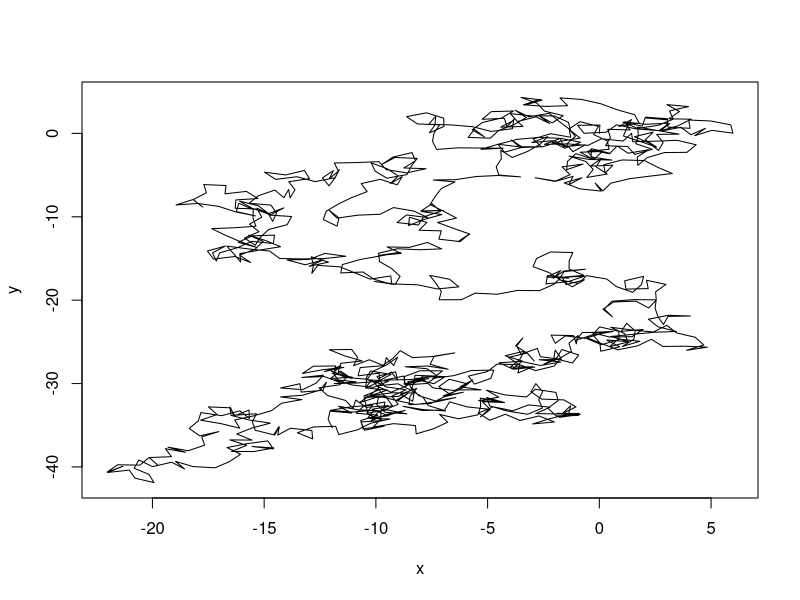
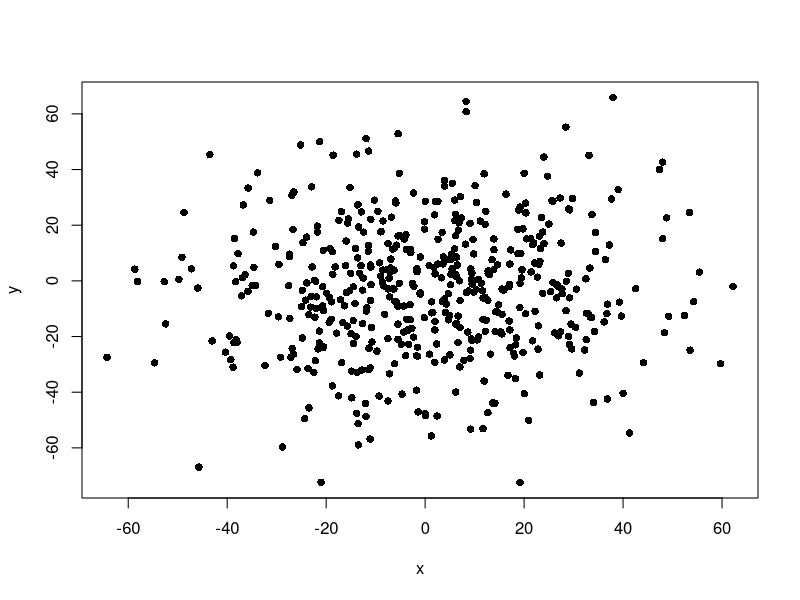
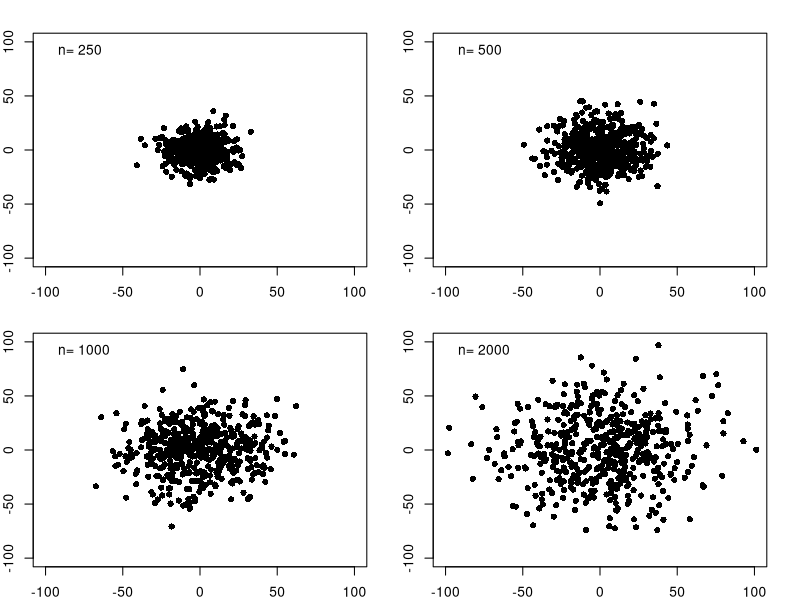
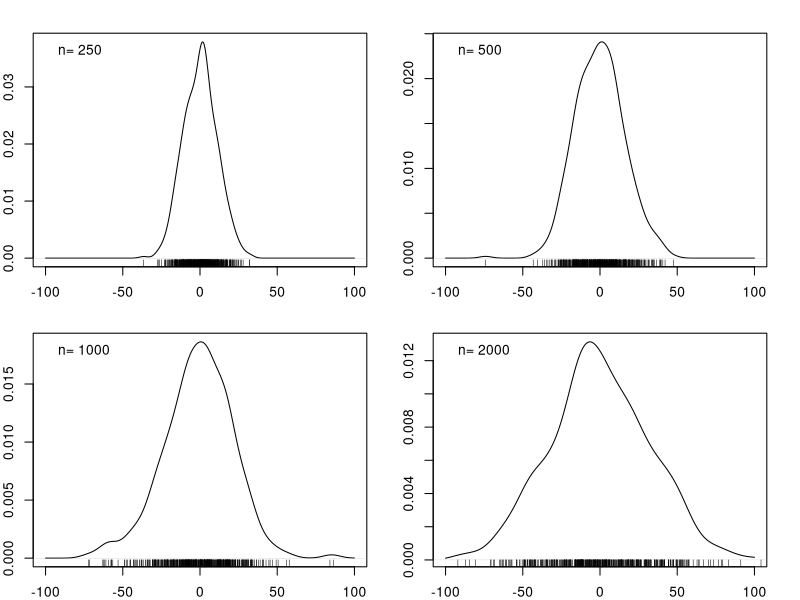
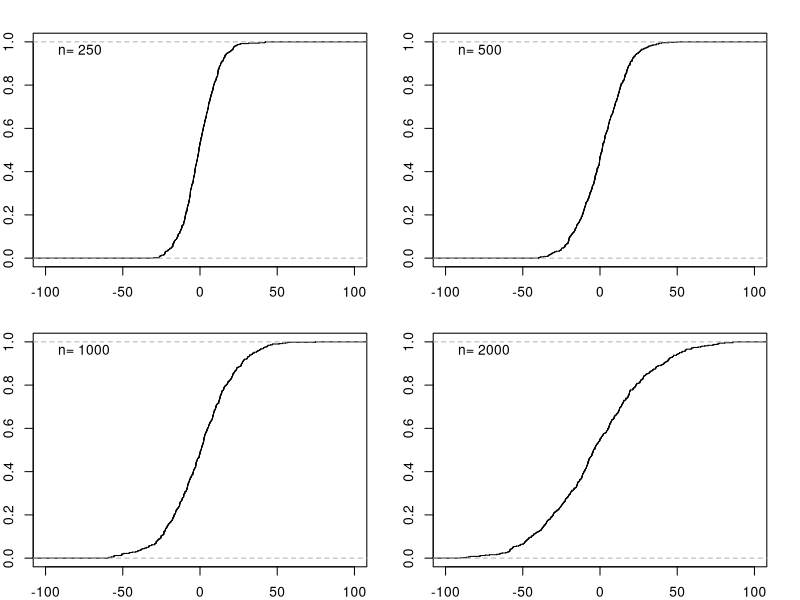
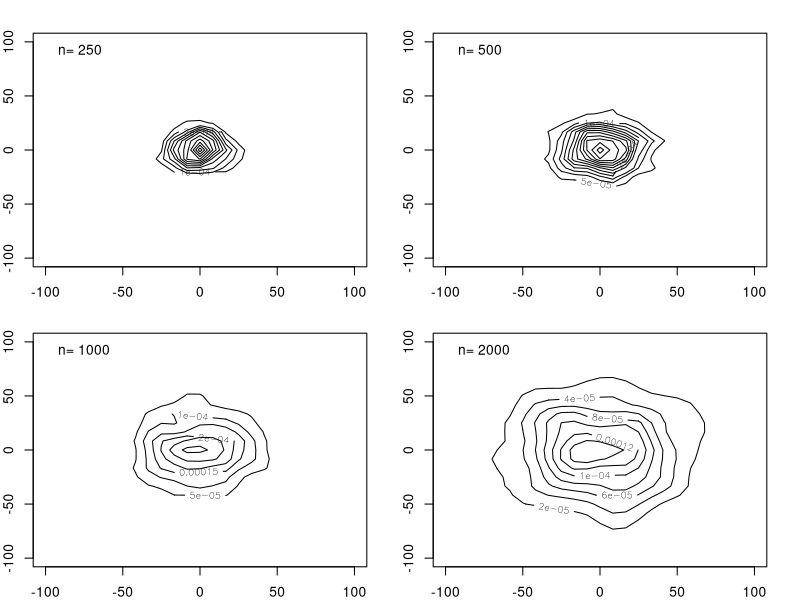
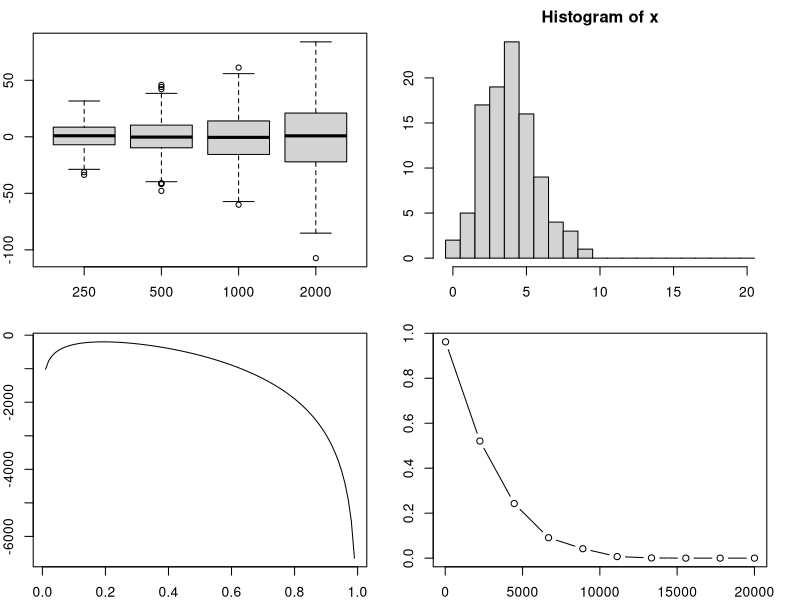
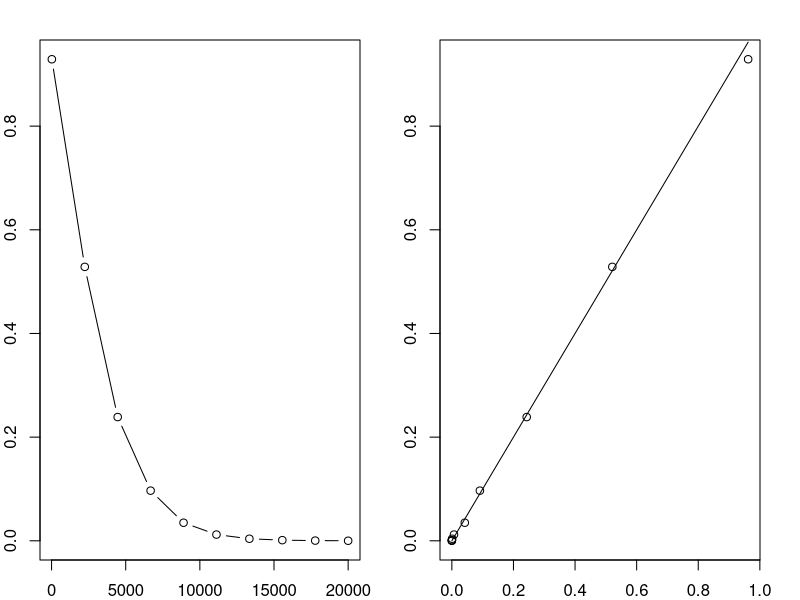

These figures' R source, in order:
## ---- chunk 1
knitr::opts_chunk$set(include=TRUE, echo=TRUE)
solution <- FALSE
# to render:
# rmarkdown::render("~/Documents/Programming/R/geostats/quizzes/extra.Rmd","pdf_document")
## ---- chunk 2
# brownian motion for one particle:
brown <- function(xy0=rep(0,2),n=1000){
  xy <- matrix(rep(xy0,n),ncol=2,byrow=TRUE)
  d <- runif(n,min=0,max=2*pi) # random directions
  for (i in 2:n){
    dx <- cos(d[i])
    dy <- sin(d[i])
    xy[i,1] <- xy[i-1,1] + dx
    xy[i,2] <- xy[i-1,2] + dy
  }
  return(xy)
}
xy <- brown()
plot(xy,type='l',xlab='x',ylab='y')
## ---- chunk 3
n <- 1000
N <- 500
xyf <- matrix(NA,nrow=N,ncol=2)
for (i in 1:N){
  xyf[i,] <- brown(n=n)[n,]
}
plot(xyf,type='p',pch=16,xlab='x',ylab='y')
## ---- chunk 4
cloud <- function(n=1000,N=500,plot=TRUE,...){
  xyf <- matrix(NA,nrow=N,ncol=2)
  for (i in 1:N){
    xyf[i,] <- brown(n=n)[n,]
  }
  if (plot) plot(xyf,pch=16,xlab='x',ylab='y',...)
  invisible(xyf) # returns the values without printing them at the console
}

par(mfrow=c(2,2),mar=rep(2,4))
lims <- c(-100,100)
ns <- c(250,500,1000,2000)
for (n in ns){
  cloud(n=n,xlim=lims,ylim=lims)
  legend('topleft',legend=paste('n=',n),bty='n')
}
## ---- chunk 5
par(mfrow=c(2,2),mar=rep(2,4))
for (n in ns){
  xy <- cloud(n=n,plot=FALSE)
  d <- density(xy[,1],from=-100,to=100)
  plot(d,main='')
  rug(xy[,1])
  legend('topleft',legend=paste('n=',n),bty='n')
}
for (n in ns){
  xy <- cloud(n=n,plot=FALSE)
  d <- ecdf(xy[,1])
  plot(d,xlim=c(-100,100),main='',verticals=TRUE,pch=NA)
  legend('topleft',legend=paste('n=',n),bty='n')
}
## ---- chunk 6
par(mfrow=c(2,2),mar=rep(2,4))
lims <- c(-100,100)
for (n in ns){
  xy <- cloud(n=n,plot=FALSE)
  d2d <- MASS::kde2d(x=xy[,1],y=xy[,2],lims=rep(lims,2))
  contour(d2d,xlim=lims,ylim=lims)
  legend('topleft',legend=paste('n=',n),bty='n')
}
## ---- chunk 7
nn <- length(ns)
tab <- data.frame(means=rep(0,nn),medians=rep(0,nn),sds=rep(0,nn),iqrs=rep(0,nn))
for (i in 1:nn){
  x <- cloud(n=ns[i],plot=FALSE)[,1]
  tab[i,'means'] <- mean(x)
  tab[i,'medians'] <- median(x)
  tab[i,'sds'] <- sd(x)
  tab[i,'iqrs'] <- IQR(x)
}
tab
## ---- chunk 8
dat <- list()
for (i in 1:nn){
  dat[[i]] <- cloud(n=ns[i],plot=FALSE)[,1]
}
names(dat) <- ns
boxplot(dat)
## ---- chunk 9
len <- 8 # length of the password
nupper <- 26 # A -> Z
nlower <- 26 # a -> z
ndigit <- 10 # 0 -> 9
# total number of 8-character strings:
N <- (nupper+nlower+ndigit)^len
# remove all the passwords with no uppercase letter, lowercase letter, or digit:
N <- N - (nlower+ndigit)^len - (nupper+ndigit)^len - (nlower+nupper)^len
# But then you removed some passwords twice. You must add back all passwords with
# no lowercase AND no uppercase, no lowercase AND no digit, or no uppercase AND no digit:
N <- N + ndigit^len + nupper^len + nlower^len
# hence the total number of passwords is
print(N)
## ---- chunk 10
set.seed(2) # to get reproducible results (comment out for truly random values)
p <- runif(1)
print(p)
## ---- chunk 11
n <- 20
r <- runif(n)
print(sum(r<p))
## ---- chunk 12
N <- 100
m <- matrix(runif(n*N),nrow=N,ncol=n)
x <- rowSums(m<p)
h <- hist(x,breaks=seq(from=-0.5,to=20.5,by=1))
## ---- chunk 13
phat <- 0.5 # example value
d <- dbinom(x=x, size=n, prob=phat)
## ---- chunk 14
d <- dbinom(x=x, size=n, prob=phat, log=TRUE)
LL <- sum(d)
print(LL)
## ---- chunk 15
phat <- seq(from=0.01,to=0.99,by=0.01) # values of 0 and 1 don't work
np <- length(phat)
LL <- rep(0,np)
for (i in 1:np){
  d <- dbinom(x=x, size=n, prob=phat[i], log=TRUE)
  LL[i] <- sum(d)
}
plot(phat,LL,type='l')
## ---- chunk 16
i <- which.max(LL)
message('phat=',phat[i],', p=',signif(p,2))
## ---- chunk 17
n <- 20
p <- 0.52
r <- rbinom(n=1,size=n,prob=p)
## ---- chunk 18
alpha <- 0.05
p0 <- 0.5
h <- binom.test(x=r,n=n,p=p0)
message('The data ',ifelse(h$p.value<alpha,'fail','pass'),' the test')
## ---- chunk 19
N <- 1000
r <- rbinom(n=N,size=n,prob=p)
npass <- 0
for (i in 1:N){
  h <- binom.test(x=r[i],n=n,p=p0)
  if (h$p.value>alpha) npass <- npass + 1
}
npass/N
## ---- chunk 20
# write a function to avoid duplicate code:
btest <- function(n=20,N=1000,p=0.52,p0=0.5,alpha=0.05){
  r <- rbinom(n=N,size=n,prob=p)
  npass <- 0
  for (i in 1:N){
    h <- binom.test(x=r[i],n=n,p=p0)
    if (h$p.value>alpha) npass <- npass + 1
  }
  npass/N
}

# use the function
btest(n=200,p=p)
## ---- chunk 21
nt <- 10 # number of tests
nn <- seq(from=20,to=20000,length.out=nt)
pp <- rep(0,nt)
for (i in 1:nt){
  pp[i] <- btest(n=nn[i],p=p)
}
plot(x=nn,y=pp,type='b',xlab='sample size',ylab='probability of type-2 error')
## ---- chunk 22
type2 <- function(n=20,p=0.52,p0=0.5){
  # rejection region of a two-sided binomial test for p=0.5
  ll <- qbinom(p=0.025,size=n,prob=p0) # lower limit
  ul <- qbinom(p=0.975,size=n,prob=p0) # upper limit
  # compute the probabilities of erroneously accepted values
  return(pbinom(q=ul,size=n,prob=p)-pbinom(q=ll,size=n,prob=p))
}

pp2 <- rep(0,nt)
for (i in 1:nt){
  pp2[i] <- type2(n=nn[i],p=p)
}
par(mfrow=c(1,2))
plot(x=nn,y=pp2,type='b',xlab='sample size',ylab='probability of type-2 error')
plot(x=pp,y=pp2,xlab='numerical',ylab='analytical')
lines(range(pp),range(pp))
## ---- chunk 23
# define a function to avoid future duplication of code:
bci <- function(n=20,N=10,p=0.5){
  out <- matrix(0,nrow=3,ncol=N)
  rownames(out) <- c('r','ll','ul')
  out['r',] <- rbinom(n=N,size=n,prob=p)
  for (i in 1:N){
    h <- binom.test(out['r',i],n=n)
    out[c('ll','ul'),i] <- h$conf.int
  }
  return(out)
}

# use the new function:
rci <- bci(p=0.55)
print(rci)
## ---- chunk 24
plotrci <- function(rci,...){
  N <- ncol(rci)
  plot(1:N,rci['r',]/n,pch=16,ylim=c(0,1),bty='n',xlab='i',ylab='p',...)
  arrows(x0=1:N,y0=rci['ll',],y1=rci['ul',],length=0.1,angle=90,code=3)
}
plotrci(rci)
## ---- chunk 25
# write function to avoid future duplication:
bciexplorer <- function(n=20,N=10,p=0.5,p0=0.5){
  rci <- bci(n=n,N=N,p=p)
  overlap <- sum(p0>rci['ll',] & p0<rci['ul',])
  tit <- paste0(overlap,'/',N,' overlapping') # title
  plotrci(rci,main=tit)
  lines(x=1:N,y=rep(p0,N),lty=2)
}

# use the function:
bciexplorer(n=20,N=10,p=0.55,p0=0.5)
## ---- chunk 26
par(mfrow=c(1,2))
bciexplorer(n=200,N=10,p=0.55,p0=0.5)
bciexplorer(n=2000,N=10,p=0.55,p0=0.5)
## ---- chunk 27
randgrid <- function(n=1000,m=0,M=500,bw=20){
  x <- runif(n,min=m,max=M)
  y <- runif(n,min=m,max=M)
  plot(x=x,y=y,pch=16)
  g <- seq(from=m,to=M,by=bw)
  ng <- length(g)
  matlines(x=rbind(rep(m,ng),rep(M,ng)),y=rbind(g,g),lty=3,col='black')
  matlines(x=rbind(g,g),y=rbind(rep(m,ng),rep(M,ng)),lty=3,col='black')
  xy <- cbind(x,y)
  invisible(xy)
}
randgrid()
## ---- chunk 28
# this function solves the problem with a for-loop
# this is not the fastest solution, but it is the easiest:
bingrid <- function(xy,bw=20){
  breaks <- seq(from=0,to=100,by=bw)
  nbins <- length(breaks)-1
  counts <- rep(NA,nbins^2)
  for (i in 1:nbins){
    for (j in 1:nbins){
      xinbin <- (xy[,1]>=breaks[i] & xy[,1]<breaks[i+1])
      yinbin <- (xy[,2]>=breaks[j] & xy[,2]<breaks[j+1])
      ii <- (i-1)*nbins + j
      counts[ii] <- sum(xinbin & yinbin)
    }
  }
  hist(counts,breaks=max(counts)+1)
  invisible(counts)
}
bingrid(xy)
## ---- chunk 29
par(mfcol=c(2,3))
for (i in 1:3){
  counts <- bingrid(xy=randgrid())
  message('mean=',mean(counts),', var=',var(counts))
}
